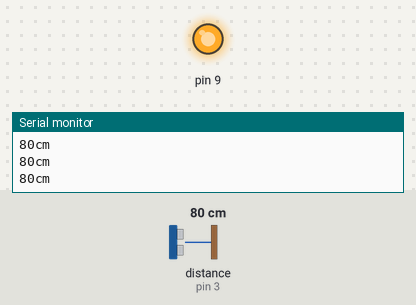
Recording of a sketch running on a simulated Arduino Uno, built with avr-gcc and run on an emulated ATmega328P. Shown: output pins drawn as LEDs (lit = HIGH), the last lines printed to the serial monitor. The test bench sets the inputs (shaded band); at power-on: distance to the obstacle (sensor on pin 3) 80 cm. The echo pulse lasts 58.3 µs per cm; pins used as bus, display or sensor lines are not drawn.

Above: at 1.2 s.
1.3 s: distance to the obstacle (sensor on pin 3) set to 9 cm
At 2.5 s:
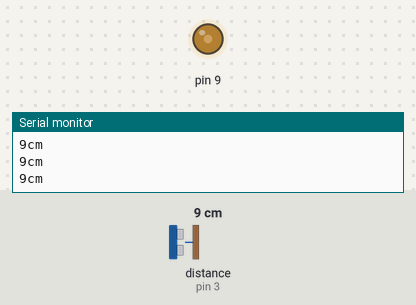
2.8 s: distance to the obstacle (sensor on pin 3) set to 18 cm
At 3.3 s:
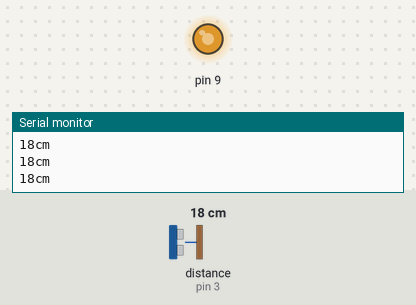
4.3 s: distance to the obstacle (sensor on pin 3) set to 35 cm
At 5.3 s:
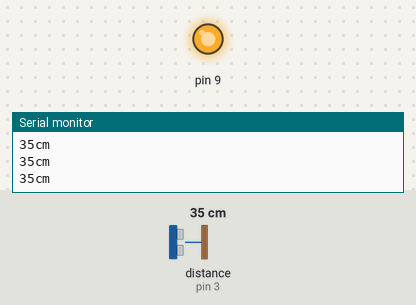
Timing chart, 0 to 7.3 s (numbered marks = the images above; inputs shaded):
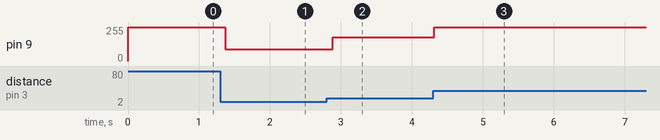

Measured:
- after the input at 1.3 s, pin 9: 255/255 → 90/255 after 0.07 s
- after the input at 2.8 s, pin 9: 90/255 → 180/255 after 0.09 s
- after the input at 4.3 s, pin 9: 180/255 → 255/255 at once

The sketch:

UltraSonics.ino
```cpp
long lastCm = 0;
void setup() {
  // put your setup code here, to run once:
Serial.begin(9600);
pinMode(3, INPUT);
pinMode(2, OUTPUT);
pinMode(9, OUTPUT);
}

void loop() {
  // put your main code here, to run repeatedly:
long duration, cm;

digitalWrite(2, HIGH); // 센서에 Trig 신호 입력
delayMicroseconds(10); // 10us 정도 유지
digitalWrite(2, LOW); // 센서에 Trig 신호 off

duration = pulseIn(3, HIGH); // Echo pin: HIGH > LOW 간격을 측정
cm = microsecondsToCentimeters(duration); // 거리(cm)로 변환
//if(cm > 0 && cm <= 5){
//  lastCm = 50;
//}else if(cm > 5 && cm <= 10){
//  lastCm = 100;
//}else if(cm > 10 && cm <= 15){
//  lastCm = 150;
//}else if(cm > 15 && cm <= 20){
//  lastCm = 200;
//}else if(cm > 20 && cm <= 100){
//  lastCm = 250;
//}else{
//  // 노이즈 제거
//}

if(cm < 255){
  lastCm = cm * 10;
}

analogWrite(9, lastCm);

Serial.print(cm);
Serial.print("cm");
Serial.println();

delay(100);
}

long microsecondsToInches(long microseconds){
  return microseconds / 74 / 2;
}

long microsecondsToCentimeters(long microseconds){
  return microseconds / 29 / 2;
}
```
